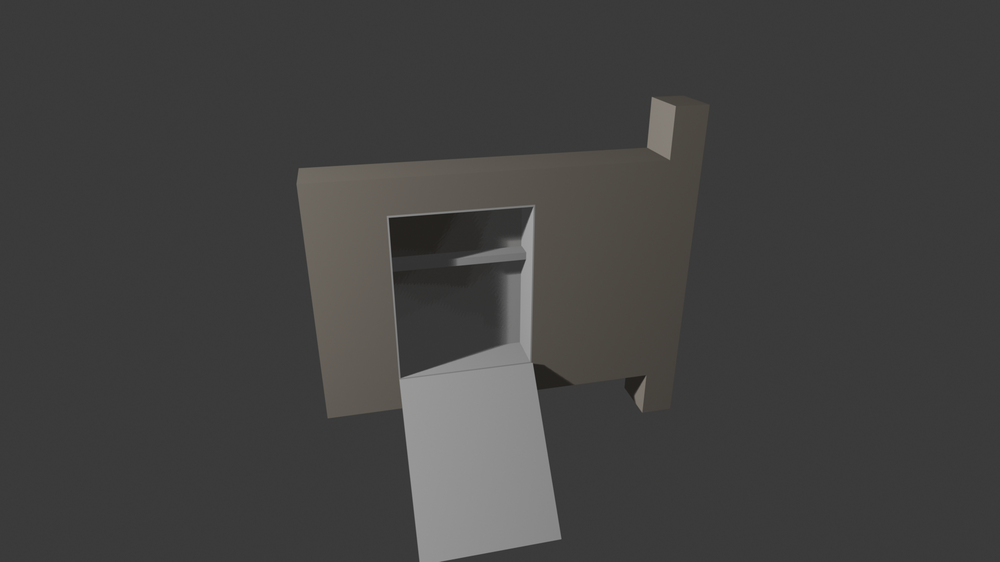
#> input picture ModeloDeVisaoComputacional/dataset/images/val/PadraoATeste.png, 1000 x 562 px, shrunk from 1920 x 1080 before the run; its folder holds only this picture in this run
$ python yolo.py
#> lines starting #> are read from the running program, lines starting #| are printed output that depends on the picture; after the words box and inside, x2 and y2 are one past the last pixel; in counts of white or black regions, pixels touching at a corner belong together
import cv2
import os
import os

BASE_DIR = os.path.dirname(os.path.abspath(__file__))

IMAGE_FOLDER = os.path.join(BASE_DIR, "dataset/images/val")

LABEL_FOLDER = os.path.join(BASE_DIR, "dataset/label/val")

os.makedirs(LABEL_FOLDER, exist_ok=True)

def convert_to_yolo(x, y, w, h, img_w, img_h):
    x_center = (x + w / 2) / img_w
    y_center = (y + h / 2) / img_h
    w = w / img_w
    h = h / img_h
    return x_center, y_center, w, h


for img_name in os.listdir(IMAGE_FOLDER):
    if not img_name.endswith(".png"):
        continue

    path = os.path.join(IMAGE_FOLDER, img_name)
    img = cv2.imread(path)
#> img is the input picture: shape (562, 1000, 3); mean B, G, R 65.1, 65.9, 66.5

    h_img, w_img = img.shape[:2]
#> h_img = 562; w_img = 1000

    gray = cv2.cvtColor(img, cv2.COLOR_BGR2GRAY)
    blur = cv2.GaussianBlur(gray, (5,5), 0)
    edges = cv2.Canny(blur, 50, 150)
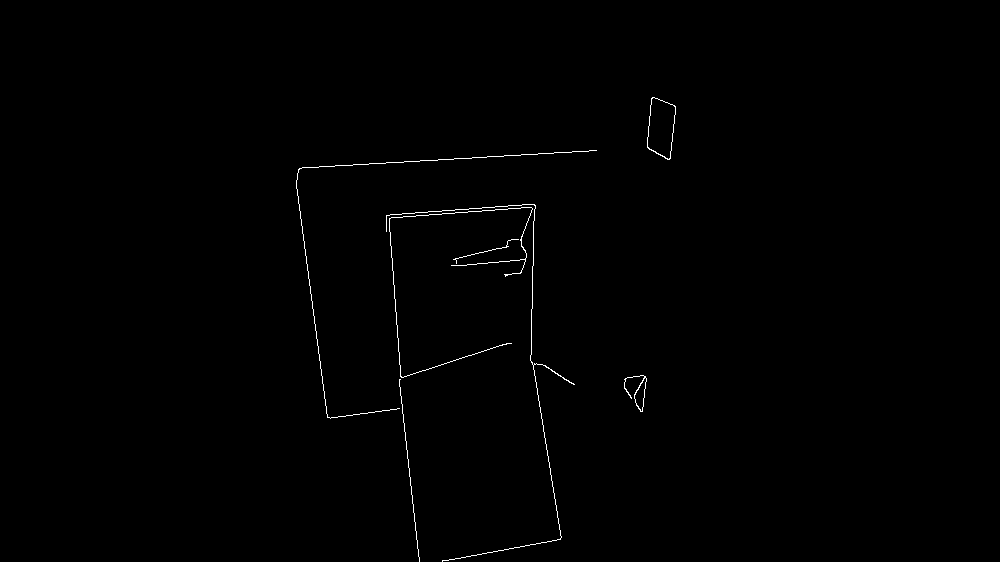
#> edges: shape (562, 1000); 0.43% white in thin lines or dots, all inside (x1, y1, x2, y2) = (296, 97, 676, 562)

    contours, _ = cv2.findContours(edges, cv2.RETR_EXTERNAL, cv2.CHAIN_APPROX_SIMPLE)
#> contours = 7 contours, 4 with area under 20; largest, box (x1, y1, x2, y2) and area: (647, 97, 676, 160) 1298, (624, 375, 647, 412) 227, (386, 204, 575, 562) 22

    label_path = os.path.join(LABEL_FOLDER, img_name.replace(".png", ".txt"))

    with open(label_path, "w") as f:

        for c in contours:
            x, y, w, h = cv2.boundingRect(c)

            # ignora ruído pequeno
            if w * h < 500:
                continue

            x_c, y_c, w_n, h_n = convert_to_yolo(x, y, w, h, w_img, h_img)

            # classe 0 (você pode mudar depois)
            f.write(f"0 {x_c} {y_c} {w_n} {h_n}\n")
#> this loop made 7 passes
#> (x, y, x_center in convert_to_yolo, y_center in convert_to_yolo, x_c, y_c) on passes 1 to 7: (399, 379, 0.409, 0.837, 0.409, 0.837), (624, 375, 0.635, 0.7, 0.635, 0.7), (453, 239, 0.486, 0.448, 0.486, 0.448), (389, 207, 0.461, 0.52, 0.461, 0.52), (386, 204, 0.48, 0.681, 0.48, 0.681), (296, 150, 0.447, 0.506, 0.447, 0.506), (647, 97, 0.661, 0.229, 0.661, 0.229)

print("Labels gerados com sucesso!")
